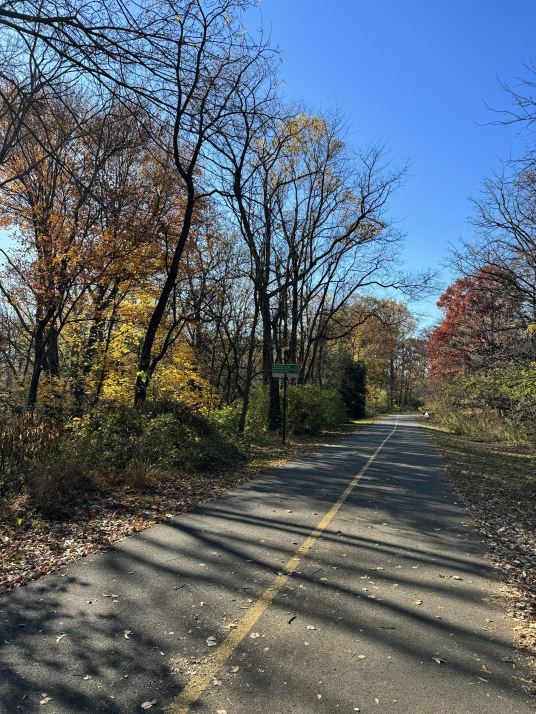
%> input picture bikepath_left_resized.jpg, 1071 x 1428 px (shown at 1/2 size)
$ octave keypoint_match_v2.m   (GNU Octave 9; MATLAB toolbox functions it lacks are replaced by stand-ins)
%> lines starting %> are read from the running program, lines starting %| are printed output that depends on the picture
%% Reading in the image file
clear all;

im_left = double(imread('bikepath_left_resized.jpg'))/255;
im_left = imresize(im_left, 0.6);
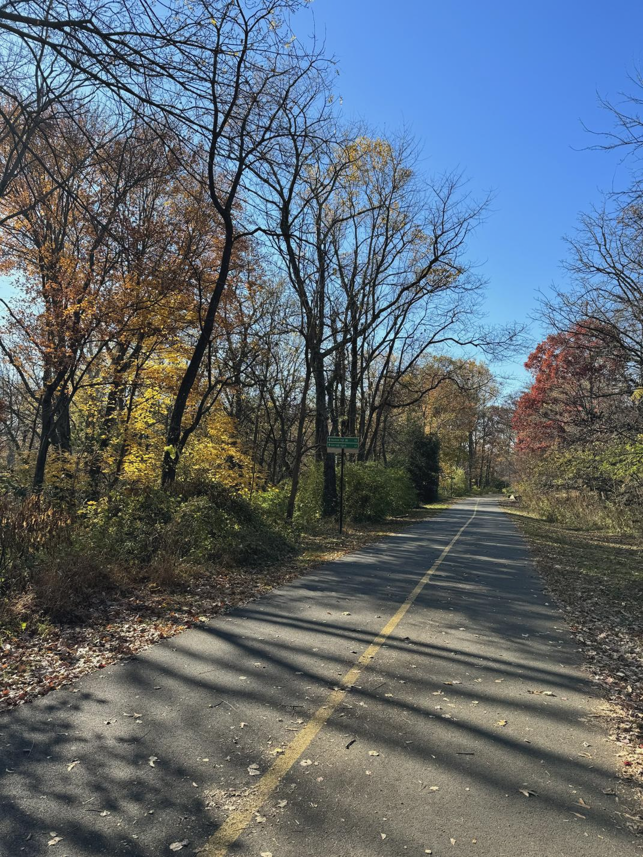
%> im_left: size 857x643x3 double; mean R, G, B 0.354, 0.398, 0.436; drawn with min black and max white
% im_left = double(imread('sample_left.jpg'))/255;

im_right = double(imread('bikepath_right_resized.jpg'))/255;
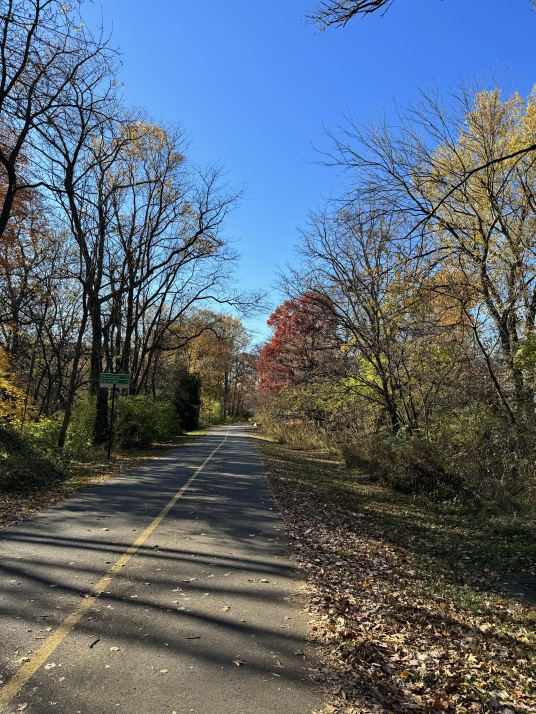
%> input picture bikepath_right_resized.jpg, 1071 x 1428 px (shown at 1/2 size)
im_right = imresize(im_right, 0.6);
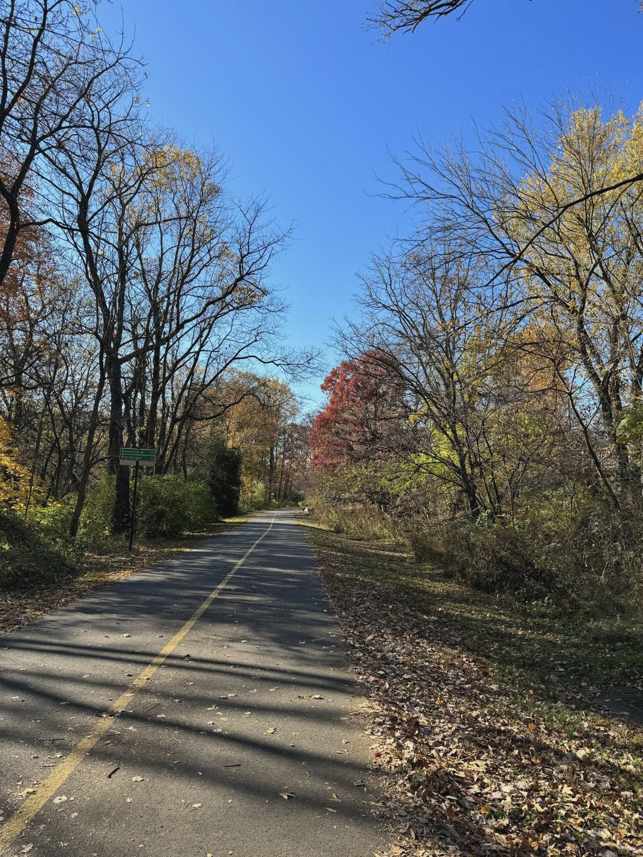
%> im_right: size 857x643x3 double; mean R, G, B 0.355, 0.404, 0.454; drawn with min black and max white
% im_right = double(imread('sample_right.jpg'))/255;

%% Grayscale
gray_left = rgb2gray(im_left);
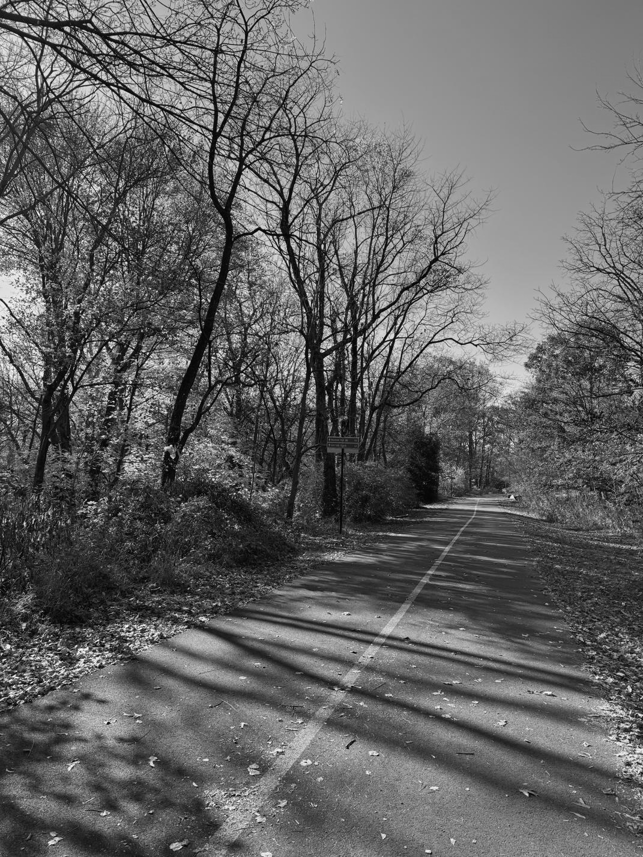
%> gray_left: size 857x643 double; min -0.019, max 1.02, mean 0.389; drawn with min black and max white
gray_right = rgb2gray(im_right);
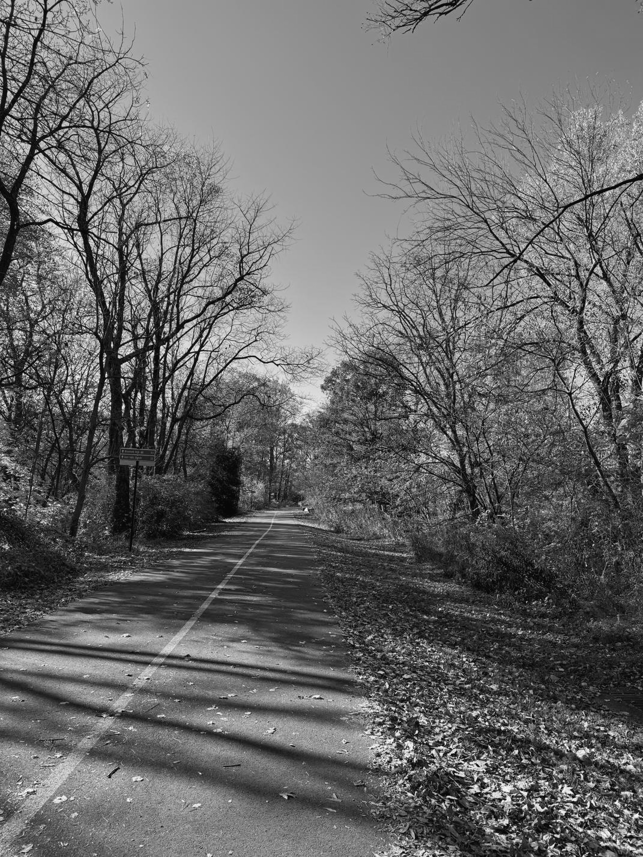
%> gray_right: size 857x643 double; min -0.0264, max 0.995, mean 0.395; drawn with min black and max white

%% Calculate Scales and Maximas

scales = calc_scales(1.6);

[max_left, stdev_l, window_l] = scale_max(gray_left, scales);
% [63 lines not run here, left out]
function scales = calc_scales(init_sig)
%> called with init_sig = 1.6

    scales = zeros(4,5);

    %auto calculate scales
    for row=1:size(scales,1)
        for col=1:size(scales,2)
            scales(row, col) = (2^(row-1))*(sqrt(2)^(col-1))*init_sig;
        end
    end

end

function [maximas, stdev_s, windowSize] = scale_max(im, scales)
    % Find maximas for all octaves and superimpose on the 1st octave (3 x 3)
    tmp_im = im(:,:);
    tmp_filter = im(:,:);
    windowSize = int32(size(im, 2) / 50);
%> windowSize = 13

    maximas = [];
    stdev_s = [];

    for oct=1:4
        if oct==1
            for col=1:size(scales,2)
                sigma = scales(oct, col);
                kern = ceil(3*sigma);
                if rem(kern,2)==0
                    kern = floor(3*sigma);
                end
                tmp_filter = imgaussfilt(tmp_im, sigma, FilterSize=kern);

                DoG = tmp_im - tmp_filter;
                if col == 1
                    DoG_1 = DoG;
                elseif col == 2
                    DoG_2 = DoG;
                elseif col == 3
                    DoG_3 = DoG;
                elseif col == 4
                    DoG_4 = DoG;
                else
                    DoG_5 = DoG;
                end
            end
        else
            tmp_im = tmp_im(1:2:end,1:2:end);
            for col=1:size(scales,2)
                sigma = scales(oct, col);
                kern = ceil(3*sigma);
                if rem(kern,2)==0
                    kern = floor(3*sigma);
                end
                tmp_filter = imgaussfilt(tmp_im, sigma, FilterSize=kern);
                DoG = tmp_im - tmp_filter;

                if col == 1
                    DoG_1 = DoG;
                elseif col == 2
                    DoG_2 = DoG;
                elseif col == 3
                    DoG_3 = DoG;
                elseif col == 4
                    DoG_4 = DoG;
                else
                    DoG_5 = DoG;
                end
           end
        end

        % Find local maximas
        for i = 2:4
            curr_DoG = [];
            if i == 2
                curr_DoG(:, :, 1) = DoG_1;
                curr_DoG(:, :, 2) = DoG_2;
                curr_DoG(:, :, 3) = DoG_3;
            elseif i == 3
                curr_DoG(:, :, 1) = DoG_2;
                curr_DoG(:, :, 2) = DoG_3;
                curr_DoG(:, :, 3) = DoG_4;
            elseif i == 4
                curr_DoG(:, :, 1) = DoG_3;
                curr_DoG(:, :, 2) = DoG_4;
                curr_DoG(:, :, 3) = DoG_5;
            end

            % for r = 2:size(curr_DoG, 1) - 1
            %     for c = 2:size(curr_DoG, 2) - 1
            for r = 4:size(curr_DoG, 1) - 3
                for c = 4:size(curr_DoG, 2) - 3
                    temp = curr_DoG(r-3:r+3, c-3:c+3, :);
                    % temp = curr_DoG(r-1:r+1, c-1:c+1, :);

                    % Calculate std here
                    reshaped_temp = reshape(temp, [size(temp, 1) * size(temp, 2) * size(temp, 3), 1]);
                    stdev = std(reshaped_temp(:));

                    [maxVal, index] = max(reshaped_temp, [], "all");

                    if maxVal == curr_DoG(r, c, 2)
                        [maxima_r, maxima_c] = ind2sub(size(temp), index);
                        stdev_s(end + 1) = stdev;

                        maximas = cat(1, maximas, [(r + (maxima_r - 1)) * 2^(oct - 1), (c + (maxima_c - 1))* 2^(oct - 1)]);
                    end
                end
            end
        end
        % disp('Done DoG');
        % disp(i);
        % disp("\\");
    end
%> (the run ends here)
